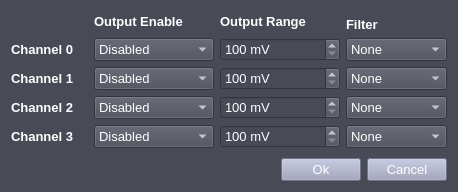
<?xml version="1.0" encoding="UTF-8"?>
<ui version="4.0">
 <class>DlgHwSettings</class>
 <widget class="QWidget" name="DlgHwSettings">
  <property name="geometry">
   <rect>
    <x>0</x>
    <y>0</y>
    <width>458</width>
    <height>192</height>
   </rect>
  </property>
  <property name="font">
   <font>
    <family>Arial</family>
    <pointsize>12</pointsize>
    <weight>75</weight>
    <bold>true</bold>
   </font>
  </property>
  <property name="windowTitle">
   <string>Hardware Settings</string>
  </property>
  <property name="styleSheet">
   <string notr="true">QWidget {color: #FFFFFF; background: #484A56;} QPushButton {color: #FFFFFF; background-color: #9DA1BC;}</string>
  </property>
  <layout class="QVBoxLayout" name="verticalLayout">
   <item>
    <layout class="QGridLayout" name="gridLayout">
     <item row="0" column="1" rowspan="2">
      <widget class="QLabel" name="poLabelOutputEnable">
       <property name="sizePolicy">
        <sizepolicy hsizetype="Preferred" vsizetype="Preferred">
         <horstretch>0</horstretch>
         <verstretch>0</verstretch>
        </sizepolicy>
       </property>
       <property name="minimumSize">
        <size>
         <width>120</width>
         <height>0</height>
        </size>
       </property>
       <property name="font">
        <font>
         <family>Arial</family>
         <pointsize>10</pointsize>
         <weight>75</weight>
         <bold>true</bold>
        </font>
       </property>
       <property name="text">
        <string>Output Enable</string>
       </property>
      </widget>
     </item>
     <item row="0" column="2" rowspan="2" colspan="2">
      <widget class="QLabel" name="poLabelOutputRange">
       <property name="minimumSize">
        <size>
         <width>120</width>
         <height>0</height>
        </size>
       </property>
       <property name="font">
        <font>
         <family>Arial</family>
         <pointsize>10</pointsize>
         <weight>75</weight>
         <bold>true</bold>
        </font>
       </property>
       <property name="text">
        <string>Output Range</string>
       </property>
      </widget>
     </item>
     <item row="1" column="3">
      <widget class="QLabel" name="poLabelFilter">
       <property name="minimumSize">
        <size>
         <width>100</width>
         <height>0</height>
        </size>
       </property>
       <property name="font">
        <font>
         <family>Arial</family>
         <pointsize>10</pointsize>
         <weight>75</weight>
         <bold>true</bold>
        </font>
       </property>
       <property name="text">
        <string>Filter</string>
       </property>
      </widget>
     </item>
     <item row="2" column="0">
      <widget class="QLabel" name="poLabelCh0">
       <property name="sizePolicy">
        <sizepolicy hsizetype="Fixed" vsizetype="Preferred">
         <horstretch>0</horstretch>
         <verstretch>0</verstretch>
        </sizepolicy>
       </property>
       <property name="font">
        <font>
         <family>Arial</family>
         <pointsize>10</pointsize>
         <weight>75</weight>
         <bold>true</bold>
        </font>
       </property>
       <property name="text">
        <string>Channel 0    </string>
       </property>
      </widget>
     </item>
     <item row="2" column="1">
      <widget class="QComboBox" name="poComboBoxOutputEnableCh0">
       <property name="minimumSize">
        <size>
         <width>120</width>
         <height>0</height>
        </size>
       </property>
       <property name="font">
        <font>
         <family>Arial</family>
         <pointsize>10</pointsize>
         <weight>50</weight>
         <bold>false</bold>
        </font>
       </property>
       <item>
        <property name="text">
         <string>Disabled</string>
        </property>
       </item>
       <item>
        <property name="text">
         <string>Enabled</string>
        </property>
       </item>
      </widget>
     </item>
     <item row="2" column="2">
      <widget class="QSpinBox" name="poSpinBoxOutputRangeCh0">
       <property name="minimumSize">
        <size>
         <width>120</width>
         <height>0</height>
        </size>
       </property>
       <property name="font">
        <font>
         <family>Arial</family>
         <pointsize>10</pointsize>
         <weight>50</weight>
         <bold>false</bold>
        </font>
       </property>
       <property name="suffix">
        <string> mV</string>
       </property>
       <property name="minimum">
        <number>100</number>
       </property>
       <property name="maximum">
        <number>10000</number>
       </property>
       <property name="singleStep">
        <number>10</number>
       </property>
      </widget>
     </item>
     <item row="2" column="3">
      <widget class="QComboBox" name="poComboBoxFilterCh0">
       <property name="minimumSize">
        <size>
         <width>100</width>
         <height>0</height>
        </size>
       </property>
       <property name="font">
        <font>
         <family>Arial</family>
         <pointsize>10</pointsize>
         <weight>50</weight>
         <bold>false</bold>
        </font>
       </property>
       <item>
        <property name="text">
         <string>None</string>
        </property>
       </item>
       <item>
        <property name="text">
         <string>Filter 1</string>
        </property>
       </item>
      </widget>
     </item>
     <item row="3" column="0">
      <widget class="QLabel" name="poLabelCh1">
       <property name="sizePolicy">
        <sizepolicy hsizetype="Fixed" vsizetype="Preferred">
         <horstretch>0</horstretch>
         <verstretch>0</verstretch>
        </sizepolicy>
       </property>
       <property name="font">
        <font>
         <family>Arial</family>
         <pointsize>10</pointsize>
         <weight>75</weight>
         <bold>true</bold>
        </font>
       </property>
       <property name="text">
        <string>Channel 1    </string>
       </property>
      </widget>
     </item>
     <item row="3" column="1">
      <widget class="QComboBox" name="poComboBoxOutputEnableCh1">
       <property name="minimumSize">
        <size>
         <width>120</width>
         <height>0</height>
        </size>
       </property>
       <property name="font">
        <font>
         <family>Arial</family>
         <pointsize>10</pointsize>
         <weight>50</weight>
         <bold>false</bold>
        </font>
       </property>
       <item>
        <property name="text">
         <string>Disabled</string>
        </property>
       </item>
       <item>
        <property name="text">
         <string>Enabled</string>
        </property>
       </item>
      </widget>
     </item>
     <item row="3" column="2">
      <widget class="QSpinBox" name="poSpinBoxOutputRangeCh1">
       <property name="minimumSize">
        <size>
         <width>120</width>
         <height>0</height>
        </size>
       </property>
       <property name="font">
        <font>
         <family>Arial</family>
         <pointsize>10</pointsize>
         <weight>50</weight>
         <bold>false</bold>
        </font>
       </property>
       <property name="suffix">
        <string> mV</string>
       </property>
       <property name="minimum">
        <number>100</number>
       </property>
       <property name="maximum">
        <number>10000</number>
       </property>
       <property name="singleStep">
        <number>10</number>
       </property>
      </widget>
     </item>
     <item row="3" column="3">
      <widget class="QComboBox" name="poComboBoxFilterCh1">
       <property name="minimumSize">
        <size>
         <width>100</width>
         <height>0</height>
        </size>
       </property>
       <property name="font">
        <font>
         <family>Arial</family>
         <pointsize>10</pointsize>
         <weight>50</weight>
         <bold>false</bold>
        </font>
       </property>
       <item>
        <property name="text">
         <string>None</string>
        </property>
       </item>
       <item>
        <property name="text">
         <string>Filter 1</string>
        </property>
       </item>
      </widget>
     </item>
     <item row="4" column="0">
      <widget class="QLabel" name="poLabelCh2">
       <property name="sizePolicy">
        <sizepolicy hsizetype="Fixed" vsizetype="Preferred">
         <horstretch>0</horstretch>
         <verstretch>0</verstretch>
        </sizepolicy>
       </property>
       <property name="font">
        <font>
         <family>Arial</family>
         <pointsize>10</pointsize>
         <weight>75</weight>
         <bold>true</bold>
        </font>
       </property>
       <property name="text">
        <string>Channel 2    </string>
       </property>
      </widget>
     </item>
     <item row="4" column="1">
      <widget class="QComboBox" name="poComboBoxOutputEnableCh2">
       <property name="minimumSize">
        <size>
         <width>120</width>
         <height>0</height>
        </size>
       </property>
       <property name="font">
        <font>
         <family>Arial</family>
         <pointsize>10</pointsize>
         <weight>50</weight>
         <bold>false</bold>
        </font>
       </property>
       <item>
        <property name="text">
         <string>Disabled</string>
        </property>
       </item>
       <item>
        <property name="text">
         <string>Enabled</string>
        </property>
       </item>
      </widget>
     </item>
     <item row="4" column="2">
      <widget class="QSpinBox" name="poSpinBoxOutputRangeCh2">
       <property name="minimumSize">
        <size>
         <width>120</width>
         <height>0</height>
        </size>
       </property>
       <property name="font">
        <font>
         <family>Arial</family>
         <pointsize>10</pointsize>
         <weight>50</weight>
         <bold>false</bold>
        </font>
       </property>
       <property name="suffix">
        <string> mV</string>
       </property>
       <property name="minimum">
        <number>100</number>
       </property>
       <property name="maximum">
        <number>10000</number>
       </property>
       <property name="singleStep">
        <number>10</number>
       </property>
      </widget>
     </item>
     <item row="4" column="3">
      <widget class="QComboBox" name="poComboBoxFilterCh2">
       <property name="minimumSize">
        <size>
         <width>100</width>
         <height>0</height>
        </size>
       </property>
       <property name="font">
        <font>
         <family>Arial</family>
         <pointsize>10</pointsize>
         <weight>50</weight>
         <bold>false</bold>
        </font>
       </property>
       <item>
        <property name="text">
         <string>None</string>
        </property>
       </item>
       <item>
        <property name="text">
         <string>Filter 1</string>
        </property>
       </item>
      </widget>
     </item>
     <item row="5" column="0">
      <widget class="QLabel" name="poLabelCh3">
       <property name="sizePolicy">
        <sizepolicy hsizetype="Fixed" vsizetype="Preferred">
         <horstretch>0</horstretch>
         <verstretch>0</verstretch>
        </sizepolicy>
       </property>
       <property name="font">
        <font>
         <family>Arial</family>
         <pointsize>10</pointsize>
         <weight>75</weight>
         <bold>true</bold>
        </font>
       </property>
       <property name="text">
        <string>Channel 3    </string>
       </property>
      </widget>
     </item>
     <item row="5" column="1">
      <widget class="QComboBox" name="poComboBoxOutputEnableCh3">
       <property name="minimumSize">
        <size>
         <width>120</width>
         <height>0</height>
        </size>
       </property>
       <property name="font">
        <font>
         <family>Arial</family>
         <pointsize>10</pointsize>
         <weight>50</weight>
         <bold>false</bold>
        </font>
       </property>
       <item>
        <property name="text">
         <string>Disabled</string>
        </property>
       </item>
       <item>
        <property name="text">
         <string>Enabled</string>
        </property>
       </item>
      </widget>
     </item>
     <item row="5" column="2">
      <widget class="QSpinBox" name="poSpinBoxOutputRangeCh3">
       <property name="minimumSize">
        <size>
         <width>120</width>
         <height>0</height>
        </size>
       </property>
       <property name="font">
        <font>
         <family>Arial</family>
         <pointsize>10</pointsize>
         <weight>50</weight>
         <bold>false</bold>
        </font>
       </property>
       <property name="suffix">
        <string> mV</string>
       </property>
       <property name="minimum">
        <number>100</number>
       </property>
       <property name="maximum">
        <number>10000</number>
       </property>
       <property name="singleStep">
        <number>10</number>
       </property>
      </widget>
     </item>
     <item row="5" column="3">
      <widget class="QComboBox" name="poComboBoxFilterCh3">
       <property name="minimumSize">
        <size>
         <width>100</width>
         <height>0</height>
        </size>
       </property>
       <property name="font">
        <font>
         <family>Arial</family>
         <pointsize>10</pointsize>
         <weight>50</weight>
         <bold>false</bold>
        </font>
       </property>
       <item>
        <property name="text">
         <string>None</string>
        </property>
       </item>
       <item>
        <property name="text">
         <string>Filter 1</string>
        </property>
       </item>
      </widget>
     </item>
    </layout>
   </item>
   <item>
    <spacer name="verticalSpacer">
     <property name="orientation">
      <enum>Qt::Vertical</enum>
     </property>
     <property name="sizeHint" stdset="0">
      <size>
       <width>20</width>
       <height>0</height>
      </size>
     </property>
    </spacer>
   </item>
   <item>
    <layout class="QHBoxLayout" name="horizontalLayout">
     <item>
      <spacer name="horizontalSpacer">
       <property name="orientation">
        <enum>Qt::Horizontal</enum>
       </property>
       <property name="sizeHint" stdset="0">
        <size>
         <width>40</width>
         <height>20</height>
        </size>
       </property>
      </spacer>
     </item>
     <item>
      <widget class="SDC_PushButton" name="poButtonOk">
       <property name="font">
        <font>
         <family>Arial</family>
         <pointsize>10</pointsize>
         <weight>50</weight>
         <bold>false</bold>
        </font>
       </property>
       <property name="text">
        <string>Ok</string>
       </property>
      </widget>
     </item>
     <item>
      <widget class="SDC_PushButton" name="poButtonCancel">
       <property name="font">
        <font>
         <family>Arial</family>
         <pointsize>10</pointsize>
         <weight>50</weight>
         <bold>false</bold>
        </font>
       </property>
       <property name="text">
        <string>Cancel</string>
       </property>
      </widget>
     </item>
    </layout>
   </item>
  </layout>
 </widget>
 <customwidgets>
  <customwidget>
   <class>SDC_PushButton</class>
   <extends>QPushButton</extends>
   <header>./dialogs/sdc_components.h</header>
  </customwidget>
 </customwidgets>
 <resources>
  <include location="./SpcDDSControl.qrc"/>
 </resources>
 <connections/>
</ui>
